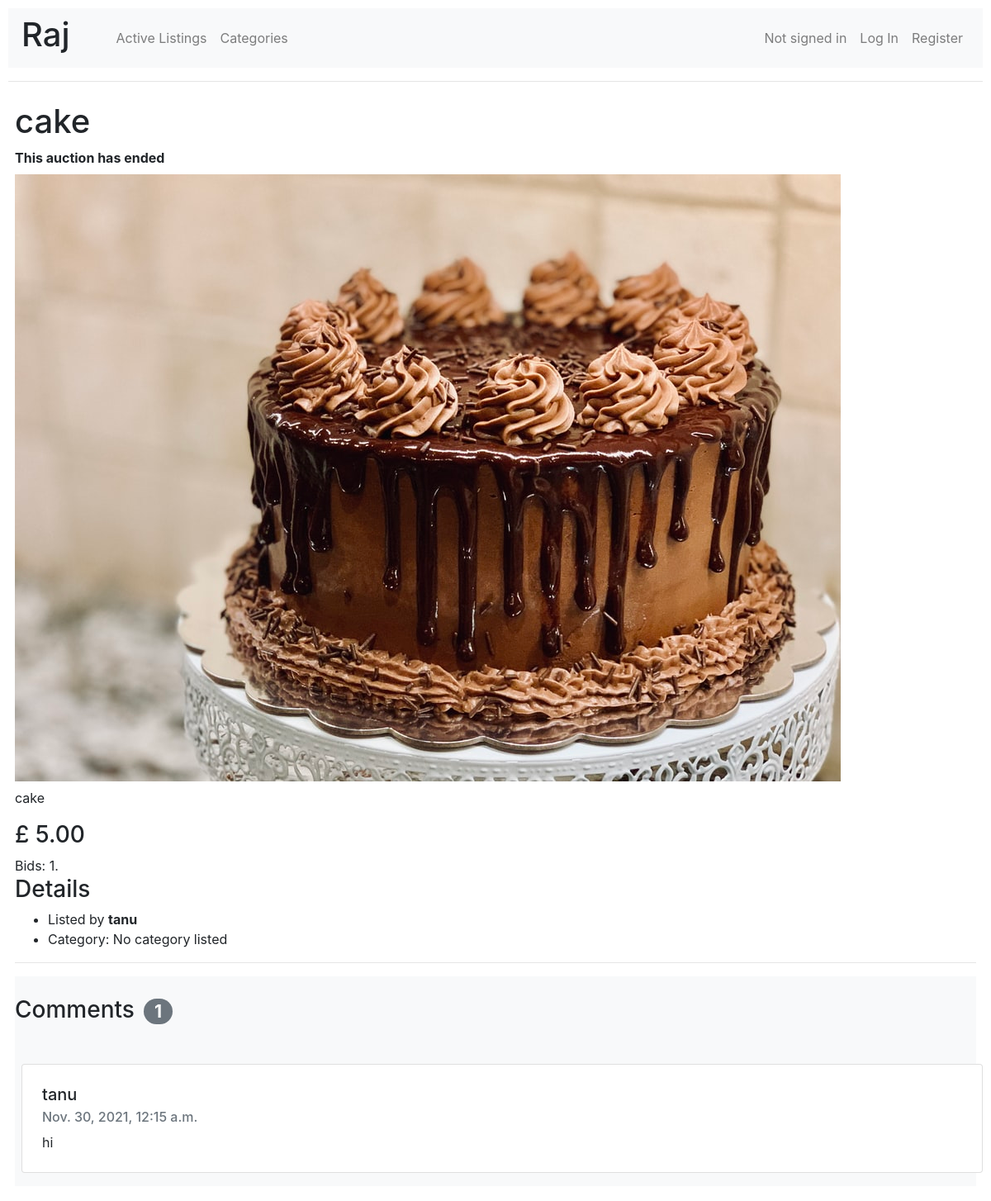
Page /auction/1 on the committed database.
### auctions/models.py (models this page shows, shortened)
class Auction(models.Model):
    item_name        = models.CharField(max_length=64)
    item_description = models.TextField(max_length=800)
    image            = models.ImageField(
                          blank = True,
                          null = True,
                          upload_to =''
                       )
    category         = models.ForeignKey(
                          Category,
                          blank=True,
                          null=True,
                          on_delete=models.SET_NULL,
                          related_name="auctions"
                       )
    start_time       = models.DateTimeField()
    end_time         = models.DateTimeField()
    DURATIONS = (
        (3, "Three Days"),
        (7, "One Week"),
        (14, "Two Weeks"),
        (28, "Four Weeks")
    )
    duration         = models.IntegerField(choices=DURATIONS)
    ended_manually   = models.BooleanField(default=False)
    start_bid        = models.DecimalField(
                          max_digits=7,
                          decimal_places=2,
                          validators=[MinValueValidator(0.01)]
                       )
    user             = models.ForeignKey(
                          User,
                          on_delete=models.CASCADE,
                          related_name="auctions"
                       )
    watchers         = models.ManyToManyField(
                          User,
                          blank=True,
                          related_name="watchlist"
                       )
    class Meta:
        ordering = ('-end_time',)
    def is_finshed(self):
        if self.ended_manually or self.end_time < timezone.now():
            return True
        else:
            return False

class Bid(models.Model):
    amount  = models.DecimalField(max_digits=7, decimal_places=2)
    user    = models.ForeignKey(User, on_delete=models.CASCADE, related_name="bids")
    auction = models.ForeignKey(Auction, on_delete=models.CASCADE, related_name="bids")
    class Meta:
        ordering = ('-amount',)

class User(AbstractUser):
    def __str__(self):
        return f"{self.username}"

class Comment(models.Model):
    message = models.TextField(max_length=255)
    time    = models.DateTimeField(auto_now_add=True)
    user    = models.ForeignKey(User, on_delete=models.CASCADE, related_name="comments")
    auction = models.ForeignKey(Auction, on_delete=models.CASCADE, related_name="comments")
    class Meta:
        ordering = ('-time',)

### auctions/views.py (the view, shortened to what this page needs)
# urls.py: path("auction/<str:id>", views.auction, name="auction"),
def auction(request, id):
    try:
        auction = Auction.objects.get(id=id)
    except:
        return HttpResponse("Entry does not exist")
    context = {}
    context["auction"] = auction
    if auction.is_finshed():
        context["ended"] = True
        return render(request, "auctions/auction.html", context)

### auctions/templates/auctions/auction.html (shortened to what this page needs)
{% extends "auctions/layout.html" %}
{% load mathfilters %}
{% block body %}
    <h1> {{ auction.item_name }} </h1>
    {% if ended %}
        <div><b>This auction has ended</b></div>
    {% else %}
        <div>Time Left: {{ days }}d {{ hours }}h {{ minutes }}m</div>
        <div>Auction ends at: {{ auction.end_time }}</div>
    {% endif %}
    {% if auction.image %}
        <img class="my-2" src="{{ auction.image.url }}">
    {% endif %}
    <p> {{ auction.item_description }} </p>
    <h3>
        £
        {% if auction.bids.all.count > 0 %}
            {{ auction.bids.first.amount }}
        {% else %}
            {{ auction.start_bid }}
        {% endif %}
    </h3>
    Bids: {{ auction.bids.all.count }}.
    <h3>Details</h3>
    <ul>
        <li>Listed by <b>{{ auction.user }}</b></li>
        <li>
            Category:
            {% if auction.category %}
                <a href="{% url 'category' auction.category.name %}">
                    {{ auction.category.name}}
                </a>
            {% else %}
                No category listed
            {% endif %}
        </li>
    </ul>
    <hr>
    <div id="comments-section" class="bg-light">
        <h3 class="py-4">Comments <span class="badge badge-secondary badge-pill mx-1">{{ auction.comments.count }}</span></h3>
        <div class="py-2">
        {% for comment in auction.comments.all %}
            <div class="card p-1 m-2 col-lg-12 col-sm-12">
                <div class="card-body">
                    <h5 class="card-title">{{ comment.user }}</h5>
                    <h6 class="card-subtitle mb-2 text-muted">{{ comment.time }}</h6>
                    {{ comment.message }}
                </div>
            </div>
        {% endfor %}
        </div>
    </div>
{% endblock %}

### auctions/static/auctions/styles.css (style rules this page uses)
body { padding: 10px; }

### rows in the picture
Auction: item_name "cake", image (picture), item_description "cake", bids.first.amount "5.00", bids.all.count "1", user "tanu", comments.count "1"
Comment: user "tanu", time "Nov. 30, 2021, 12:15 a.m.", message "hi"
